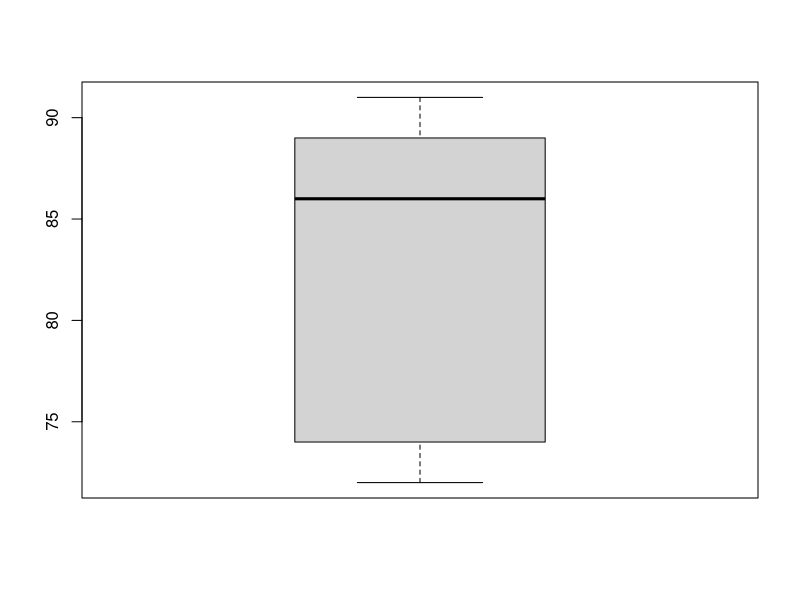
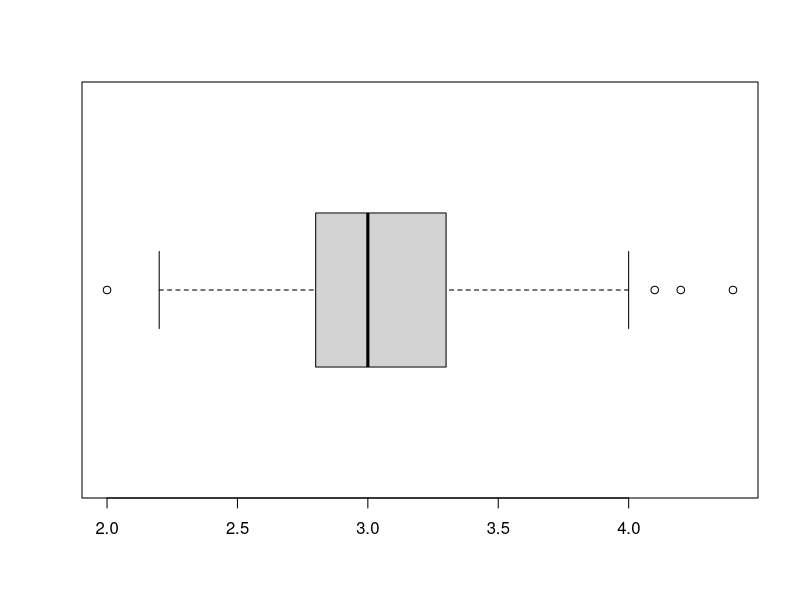
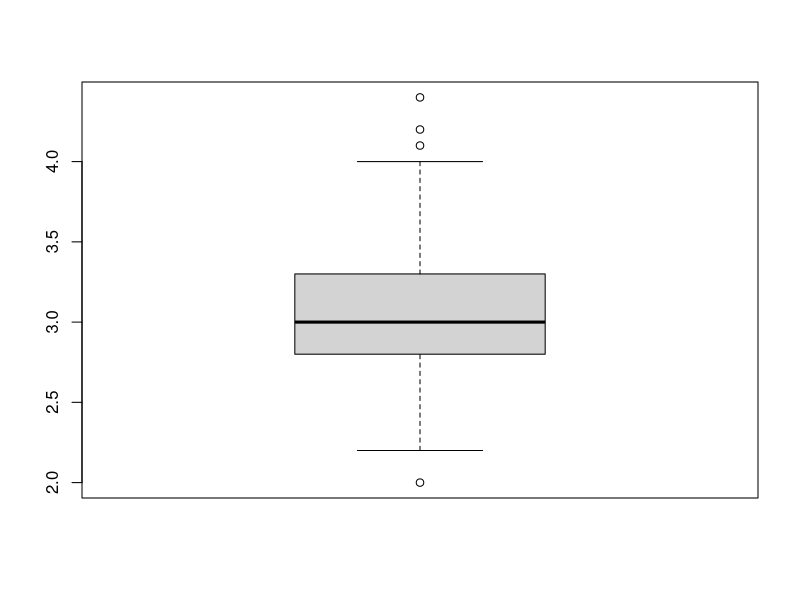
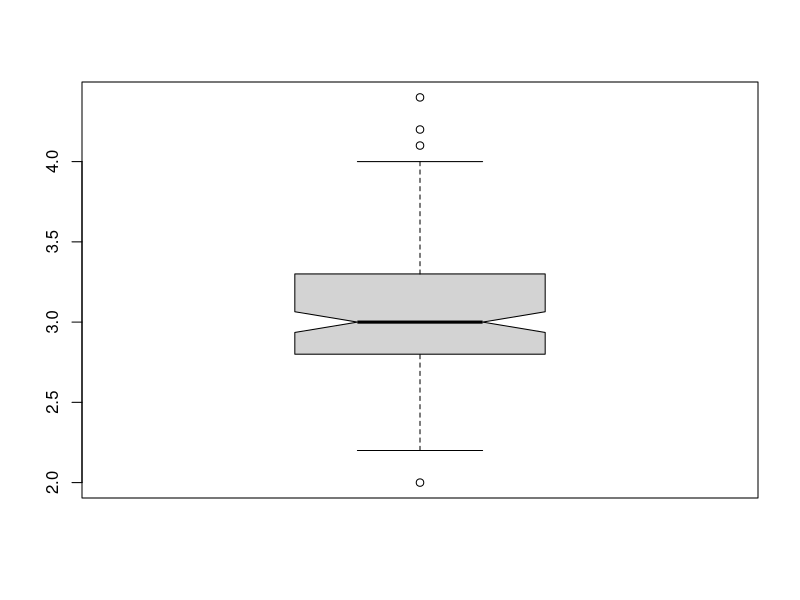
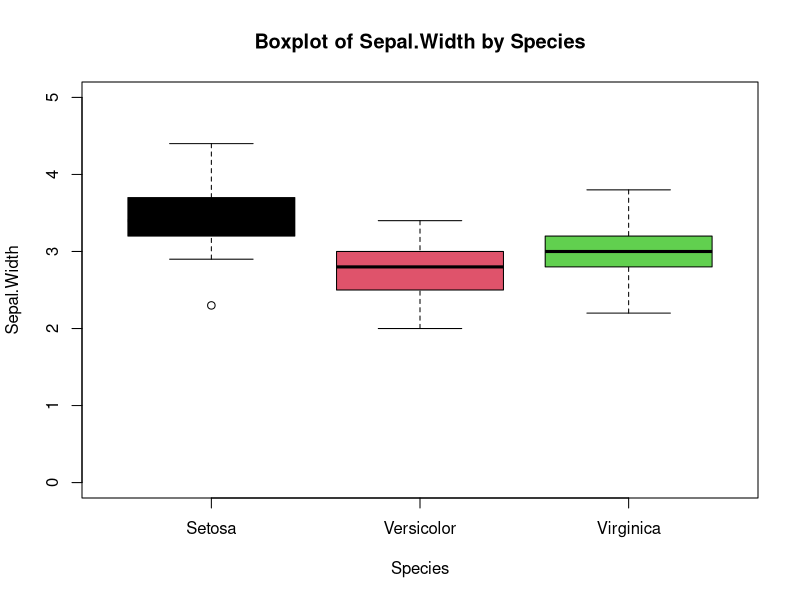

Write the R code that produced these figures, in order.
### 중심위치의 측도
x <- c(89,74,91,88,72,84);x

sort(x) # 정렬 함수 : sort()

## 표본평균
mean(x)
## 중앙값
median(x)
## 최빈값 - 따로 builtin 함수 없음
y1 <- c(rep('a',10),rep('b',5),rep('c',2));y1
table(y1)
table(y1)[3]
max(table(y1))
#1)
table(y1)==max(table(y1))
table(y1)[table(y1)==max(table(y1))]

#2)
which(table(y1)==max(table(y1)))
table(y1)[which(table(y1)==max(table(y1)))]

#3)
which.max(table(y1))
table(y1)[which.max(table(y1))]

###
y2 <- c(rep('a',5),rep('b',5),rep('c',2));y2
table(y2)
max(table(y2))

#1)
table(y2)[table(y2)==max(table(y2))]

#2)
which(table(y2)==max(table(y2)))
table(y2)[which(table(y2)==max(table(y2)))]

#3)
which.max(table(y2)) # 주의! 여러 개여도 앞에꺼만 출력해줌.

names(table(y2))

table(x)
max(table(x))

### 퍼진 정도의 측도
## 표본분산
x <- c(89,74,91,88,72,84);x
# 방법1
var(x)

# 방법2 (분산 식 구현)
x_bar <- mean(x);x_bar
dev <- x-x_bar
sum(dev) # 편차의 합 =0
x*x;sum(x*x) # 벡터의 크기1
x^2;sum(x^2) # 벡터의 크기2
x %*% x # 벡터의 크기3

sum(dev*dev)/(length(dev)-1)
sum(dev^2)/(length(dev)-1)
(dev %*% dev)/(length(dev)-1)
# 방법3
(sum(x*x)-length(x)*(x_bar)^2)/(length(x)-1)
(sum(x^2)-length(x)*(x_bar)^2)/(length(x)-1)
((x %*% x)-length(x)*(x_bar)^2)/(length(x)-1)
# 방법4
(sum(x*x)-(sum(x))^2/length(x))/(length(x)-1)
(sum(x^2)-(sum(x))^2/length(x))/(length(x)-1)
(x %*% x-(sum(x))^2/length(x))/(length(x)-1)


## 표본표준편차
# 방법1
sd(x)
# 방법2
sqrt(var(x))
# 방법3
# 위에서 여러 방법들로 구한 값의 제곱근을 구함
sqrt((sum(x*x)-(sum(x))^2/length(x))/(length(x)-1))


## 범위
x <- c(89,74,91,88,72,84);x
# 방법1
max(x);min(x);max(x)-min(x)
# 방법2
range(x);range(x)[2]-range(x)[1]


## 백분위수
x <- c(89,74,91,88,72,84);x
x_sort <- sort(x);x_sort 
quantile(x)
quantile(x,prob=0.1)
quantile(x,prob=c(0.1,0.2,0.3))
## 사분위수
quantile(x)[2]
quantile(x,prob=c(0.25,0.5,0.75))
## 사분위수 범위(IQR)
IQR(x)
quantile(x)[1]
quantile(x)[4]-quantile(x)[2]
quantile(x,prob=0.75)-quantile(x,prob=0.25)
## 변동계수(CV)
x1 <- c(170,180,175,188,177,173);x1 # 키(cm)
x2 <- c(1.70,1.80,1.75,1.88,1.77,1.73);x2 # 키(m)
x3 <- c(60,68,67,80,77,70);x3 # 몸무게(kg)
CV_x1 <- (sd(x1)/mean(x1))*100;CV_x1
CV_x2 <- (sd(x2)/mean(x2))*100;CV_x2
CV_x3 <- (sd(x3)/mean(x3))*100;CV_x3

### 상자그림(Boxplot)
head(iris)
## boxplot(formula,data, col,xlim,ylim,main,xlab,ylab,names)
## formula : ex. y ~ grp : y는 분포를 그릴 값 
##                         grp는 값들을 그룹짓는 변수
## data : formula를 적용할 데이터 프레임 
## col : 상자그림 색깔
## xlim : x축 범위
## ylim : y축 범위
## main : 상자 그림 제목
## xlab : x축 이름
## ylab : y축 이름 
## names : 각 그룹의 이름
## horizontal : T면 가로로, F면 세로로 그림 
x <- c(89,74,91,88,72,84);x
boxplot(x)
boxplot(iris$Sepal.Width, horizontal=T)
box <- boxplot(iris$Sepal.Width);box
box <- boxplot(iris$Sepal.Width,notch=TRUE);box

# stats : 이상치를 제외한 사분위수
# n : 각 그룹마다의 관측값 수를 저장한 벡터
# conf : notch 구간을 저장한 행렬
# out : 이상치
# group : 이상치가 속한 그룹
# names : 각 그룹의 이름을 저장한 벡터 

# notch란 ? : 중앙값에 대한 신뢰구간으로, 여러 boxplot의 중앙값이 다른지 확인 가능.

range(iris$Sepal.Width, na.rm=T)

box<-boxplot(Sepal.Width ~ Species, data=iris, col=c(1,2,3),
             main='Boxplot of Sepal.Width by Species', 
             ylim=c(0,5), ylab='Sepal.Width',
             names=c('Setosa','Versicolor','Virginica')) ; box

